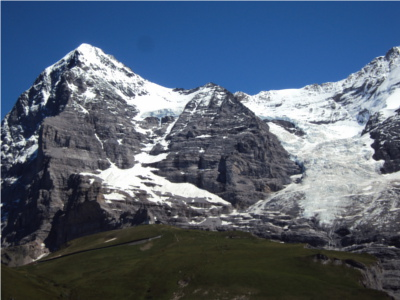
#> input picture images/M1.JPG, 400 x 300 px
$ python -i harris.py   (imports and definitions only)   (older library calls are emulated)
#> lines starting #> are read from the running program, lines starting #| are printed output that depends on the picture
import cv2
import numpy as np
import matplotlib.pyplot as plt
import matplotlib.patches as mpatches
from scipy.ndimage import gaussian_filter


# [47 lines left out: functions Img_gradient, suppression_maxima_locaux, non_maximum_suppression, det_corners_flat_edges, not called in this run]


def Img_gradient_with_Sobel(image, ksize = 3):
    Ix = cv2.Sobel(image, cv2.CV_64F, 1, 0, ksize=ksize)
    Iy = cv2.Sobel(image, cv2.CV_64F, 0, 1, ksize=ksize)
    return Ix, Iy


# [12 lines left out: functions rectangularFilter, gaussianFilter, not called in this run]


def harris_detector(image_file, window_type="gaussian", window_size=3, k=0.05, sigma = 1):
    # Load image and Convert image to grayscale
#> called with image_file = 'images/M1.JPG', window_type = 'gaussian', window_size = 3, k = 0.05, sigma = 1
    image = cv2.imread(image_file, cv2.IMREAD_GRAYSCALE)
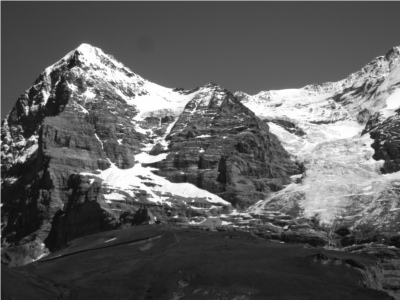
#> image: shape (300, 400); min 9, max 255, mean 93.9
    kernel_size = (window_size, window_size)
    # Calculate image gradients
    Ix, Iy = Img_gradient_with_Sobel(image)
#> in Img_gradient_with_Sobel, `Ix = cv2.Sobel(image, cv2.CV_64F, 1, 0, ksize=ksize)`:
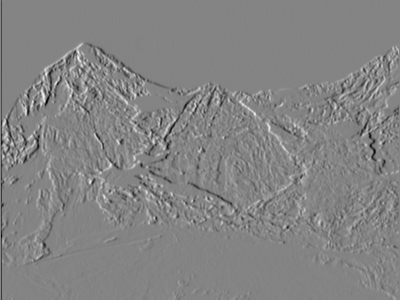
#> Ix: shape (300, 400) float64; min -727, max 677, mean 0; drawn with min black and max white
#> in Img_gradient_with_Sobel, `Iy = cv2.Sobel(image, cv2.CV_64F, 0, 1, ksize=ksize)`:
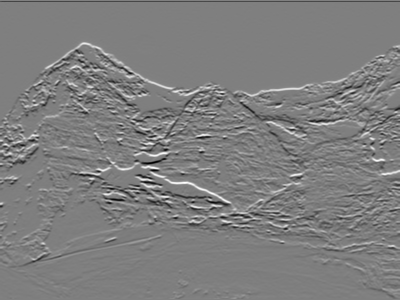
#> Iy: shape (300, 400) float64; min -745, max 750, mean -1.9; drawn with min black and max white

    # Calculate products of gradients
    Ix2 = Ix ** 2
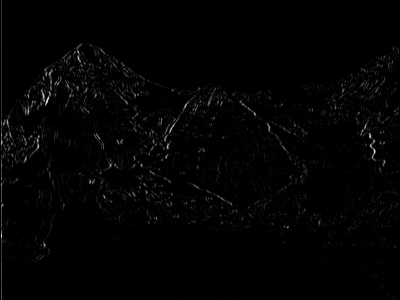
#> Ix2: shape (300, 400) float64; min 0, max 528529, mean 6551.6; drawn with min black and max white
    Iy2 = Iy ** 2
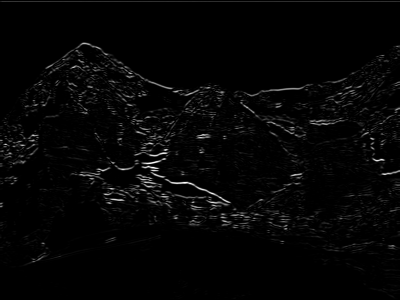
#> Iy2: shape (300, 400) float64; min 0, max 562500, mean 12594.1; drawn with min black and max white
    Ixy = Ix * Iy
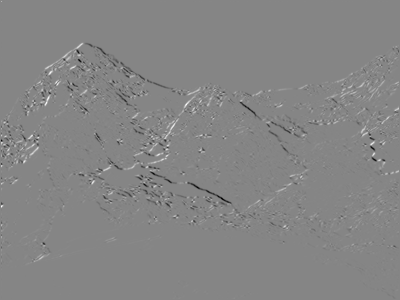
#> Ixy: shape (300, 400) float64; min -286209, max 260051, mean -237.9; drawn with min black and max white

    # Apply weighting window
    if window_type == "Rectangular":
        Sxx, Syy, Sxy = rectangularFilter(Ix2, Iy2, Ixy, kernel_size)
    elif window_type == "Gaussian":
        Sxx, Syy, Sxy = gaussianFilter(Ix2, Iy2, Ixy, kernel_size, sigma)
    else:
#> (the run stopped early here; a loop or call above may not have finished)

$ run again, on images/M2.JPG
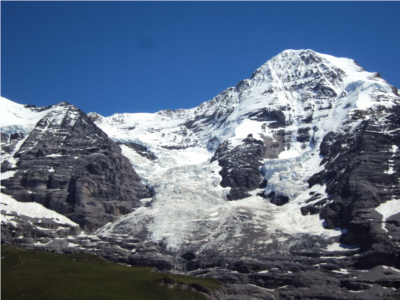
#> input picture images/M2.JPG, 400 x 300 px
#> in harris_detector, `Iy2 = Iy ** 2`:
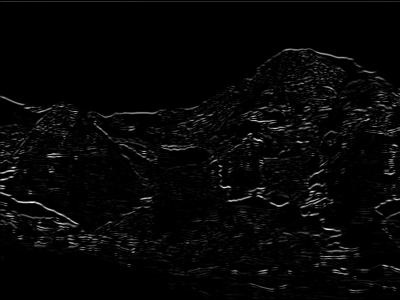
#> Iy2: shape (300, 400) float64; min 0, max 591361, mean 15384.8; drawn with min black and max white
#> in harris_detector, `Ixy = Ix * Iy`:
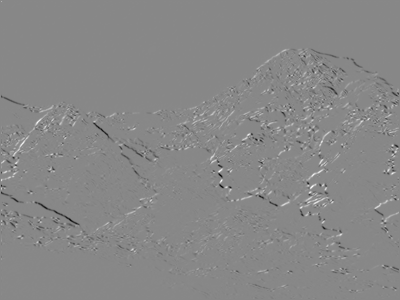
#> Ixy: shape (300, 400) float64; min -298248, max 260988, mean 122; drawn with min black and max white

$ run again, on images/M3.JPG
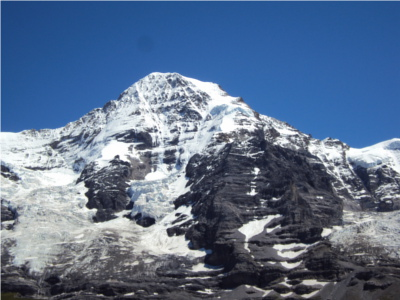
#> input picture images/M3.JPG, 400 x 300 px
#> in harris_detector, `Iy2 = Iy ** 2`:
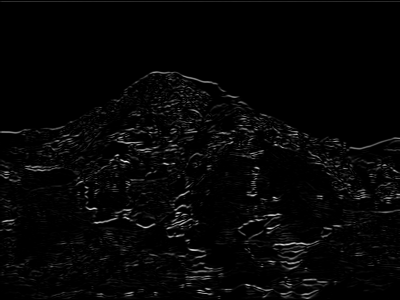
#> Iy2: shape (300, 400) float64; min 0, max 599076, mean 14712.1; drawn with min black and max white
#> in harris_detector, `Ixy = Ix * Iy`:
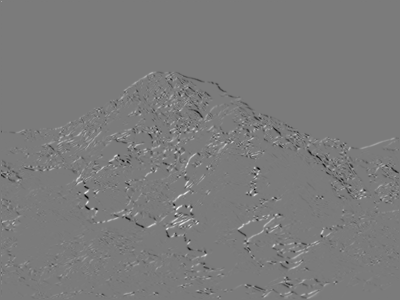
#> Ixy: shape (300, 400) float64; min -260525, max 277680, mean 379.3; drawn with min black and max white

$ run again, on images/P1.JPG
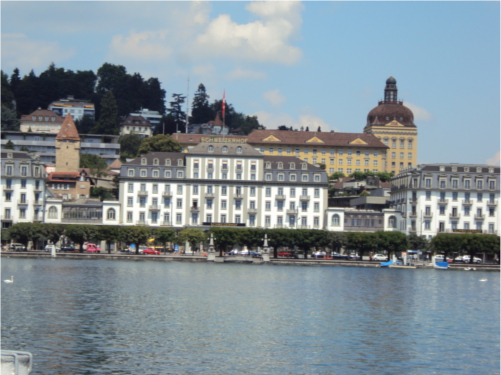
#> input picture images/P1.JPG, 501 x 375 px
#> in harris_detector, `Iy2 = Iy ** 2`:
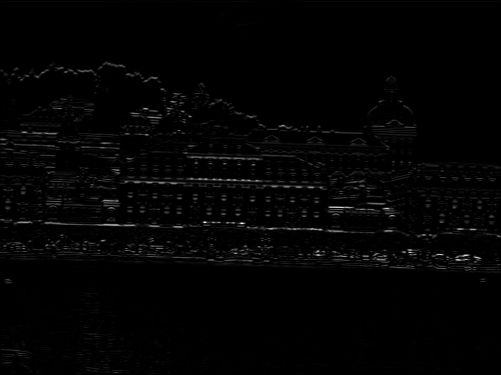
#> Iy2: shape (375, 501) float64; min 0, max 528529, mean 7765.6; drawn with min black and max white
#> in harris_detector, `Ixy = Ix * Iy`:
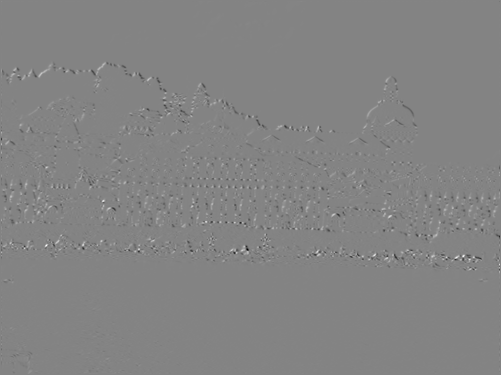
#> Ixy: shape (375, 501) float64; min -223076, max 208120, mean -72.2; drawn with min black and max white
